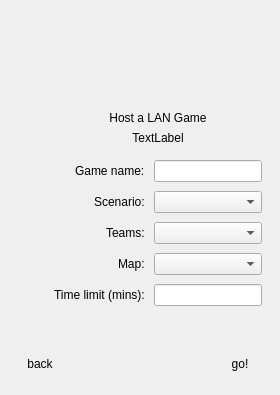
        <widget class="QWidget" name="host_page">
         <layout class="QVBoxLayout" name="verticalLayout_10" stretch="3,7,2">
          <property name="spacing">
           <number>0</number>
          </property>
          <property name="leftMargin">
           <number>0</number>
          </property>
          <property name="topMargin">
           <number>0</number>
          </property>
          <property name="rightMargin">
           <number>0</number>
          </property>
          <property name="bottomMargin">
           <number>0</number>
          </property>
          <item>
           <spacer name="verticalSpacer_8">
            <property name="orientation">
             <enum>Qt::Vertical</enum>
            </property>
            <property name="sizeType">
             <enum>QSizePolicy::Preferred</enum>
            </property>
            <property name="sizeHint" stdset="0">
             <size>
              <width>20</width>
              <height>133</height>
             </size>
            </property>
           </spacer>
          </item>
          <item>
           <widget class="QWidget" name="host_block" native="true">
            <property name="sizePolicy">
             <sizepolicy hsizetype="Preferred" vsizetype="Expanding">
              <horstretch>0</horstretch>
              <verstretch>0</verstretch>
             </sizepolicy>
            </property>
            <layout class="QHBoxLayout" name="horizontalLayout_11">
             <item>
              <widget class="QLabel" name="host_image">
               <property name="minimumSize">
                <size>
                 <width>30</width>
                 <height>0</height>
                </size>
               </property>
               <property name="alignment">
                <set>Qt::AlignBottom|Qt::AlignLeading|Qt::AlignLeft</set>
               </property>
              </widget>
             </item>
             <item>
              <widget class="QWidget" name="widget_8" native="true">
               <layout class="QVBoxLayout" name="verticalLayout_9">
                <item>
                 <widget class="QLabel" name="host_label">
                  <property name="sizePolicy">
                   <sizepolicy hsizetype="Preferred" vsizetype="Maximum">
                    <horstretch>0</horstretch>
                    <verstretch>0</verstretch>
                   </sizepolicy>
                  </property>
                  <property name="text">
                   <string>Host a LAN Game</string>
                  </property>
                  <property name="alignment">
                   <set>Qt::AlignCenter</set>
                  </property>
                  <property name="margin">
                   <number>20</number>
                  </property>
                 </widget>
                </item>
                <item>
                 <widget class="QLabel" name="host_warning_label">
                  <property name="text">
                   <string>TextLabel</string>
                  </property>
                  <property name="alignment">
                   <set>Qt::AlignCenter</set>
                  </property>
                 </widget>
                </item>
                <item>
                 <widget class="QWidget" name="login_form_2" native="true">
                  <layout class="QFormLayout" name="formLayout_2">
                   <property name="fieldGrowthPolicy">
                    <enum>QFormLayout::AllNonFixedFieldsGrow</enum>
                   </property>
                   <property name="rowWrapPolicy">
                    <enum>QFormLayout::WrapLongRows</enum>
                   </property>
                   <property name="labelAlignment">
                    <set>Qt::AlignRight|Qt::AlignTrailing|Qt::AlignVCenter</set>
                   </property>
                   <property name="formAlignment">
                    <set>Qt::AlignHCenter|Qt::AlignTop</set>
                   </property>
                   <property name="horizontalSpacing">
                    <number>9</number>
                   </property>
                   <property name="verticalSpacing">
                    <number>9</number>
                   </property>
                   <property name="leftMargin">
                    <number>0</number>
                   </property>
                   <property name="rightMargin">
                    <number>0</number>
                   </property>
                   <item row="0" column="0">
                    <widget class="QLabel" name="login_username_label_2">
                     <property name="text">
                      <string>Game name:</string>
                     </property>
                    </widget>
                   </item>
                   <item row="1" column="0">
                    <widget class="QLabel" name="login_password_label_2">
                     <property name="text">
                      <string>Scenario:</string>
                     </property>
                    </widget>
                   </item>
                   <item row="2" column="0">
                    <widget class="QLabel" name="login_password2_label_2">
                     <property name="text">
                      <string>Teams:</string>
                     </property>
                    </widget>
                   </item>
                   <item row="0" column="1">
                    <widget class="QLineEdit" name="host_game_name_edit"/>
                   </item>
                   <item row="1" column="1">
                    <widget class="QComboBox" name="host_scenario_combo"/>
                   </item>
                   <item row="2" column="1">
                    <widget class="QComboBox" name="host_teams_combo"/>
                   </item>
                   <item row="3" column="0">
                    <widget class="QLabel" name="map_label">
                     <property name="text">
                      <string>Map:</string>
                     </property>
                    </widget>
                   </item>
                   <item row="3" column="1">
                    <widget class="QComboBox" name="host_map_combo"/>
                   </item>
                   <item row="4" column="0">
                    <widget class="QLabel" name="time_limit_label">
                     <property name="text">
                      <string>Time limit (mins):</string>
                     </property>
                    </widget>
                   </item>
                   <item row="4" column="1">
                    <widget class="QLineEdit" name="host_duration_edit"/>
                   </item>
                  </layout>
                 </widget>
                </item>
               </layout>
              </widget>
             </item>
            </layout>
           </widget>
          </item>
          <item>
           <widget class="QWidget" name="widget_9" native="true">
            <layout class="QHBoxLayout" name="horizontalLayout_14">
             <property name="spacing">
              <number>0</number>
             </property>
             <property name="leftMargin">
              <number>0</number>
             </property>
             <property name="topMargin">
              <number>0</number>
             </property>
             <property name="rightMargin">
              <number>0</number>
             </property>
             <property name="bottomMargin">
              <number>0</number>
             </property>
             <item>
              <widget class="QPushButton" name="host_back_button">
               <property name="text">
                <string>back</string>
               </property>
               <property name="flat">
                <bool>true</bool>
               </property>
              </widget>
             </item>
             <item>
              <spacer name="horizontalSpacer_8">
               <property name="orientation">
                <enum>Qt::Horizontal</enum>
               </property>
               <property name="sizeHint" stdset="0">
                <size>
                 <width>40</width>
                 <height>20</height>
                </size>
               </property>
              </spacer>
             </item>
             <item>
              <widget class="QPushButton" name="host_ok_button">
               <property name="text">
                <string>go!</string>
               </property>
               <property name="default">
                <bool>true</bool>
               </property>
               <property name="flat">
                <bool>true</bool>
               </property>
              </widget>
             </item>
            </layout>
           </widget>
          </item>
         </layout>
        </widget>
